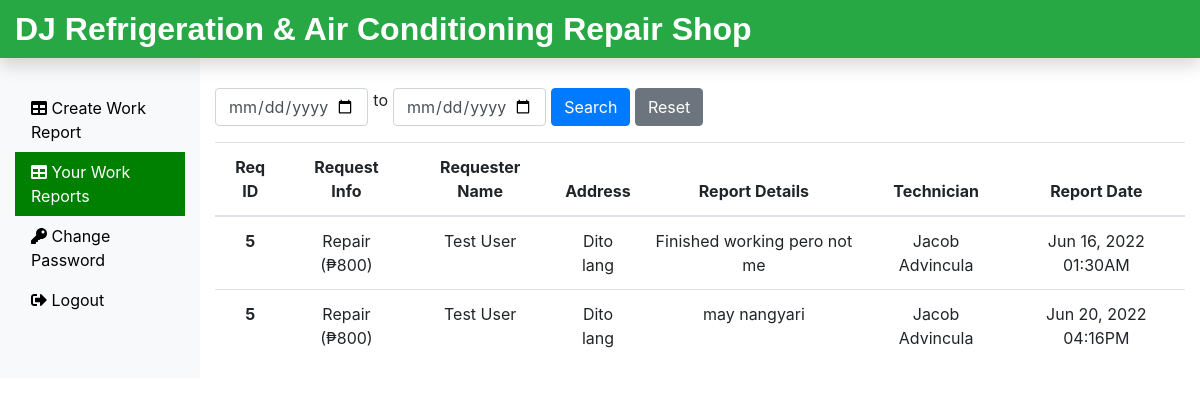
/sms-softeng1/Technician/viewworkreports.php (signed in), run on the app's committed database.
### tables this page shows
CREATE TABLE IF NOT EXISTS `workreport_tb` (
  `report_id` int(11) NOT NULL AUTO_INCREMENT,
  `assignwork_id` int(11) NOT NULL DEFAULT 0,
  `report_details` text NOT NULL,
  `created_at` timestamp NOT NULL DEFAULT current_timestamp(),
  `technician_id` int(11) DEFAULT NULL,
  PRIMARY KEY (`report_id`) USING BTREE
);

CREATE TABLE IF NOT EXISTS `assignwork_tb` (
  `rno` int(11) NOT NULL AUTO_INCREMENT,
  `request_id` int(11) NOT NULL,
  `request_info` text NOT NULL,
  `request_desc` text NOT NULL,
  `request_quantity` int(11) DEFAULT NULL,
  `requester_name` varchar(60) NOT NULL,
  `requester_add1` text NOT NULL,
  `requester_add2` text NOT NULL,
  `requester_city` varchar(60) NOT NULL,
  `requester_state` varchar(60) NOT NULL,
  `requester_zip` int(11) NOT NULL,
  `requester_email` varchar(60) NOT NULL,
  `requester_mobile` bigint(11) NOT NULL,
  `assign_tech` varchar(60) NOT NULL,
  `assign_date` date NOT NULL,
  `requester_id` int(11) NOT NULL,
  PRIMARY KEY (`rno`)
);

CREATE TABLE IF NOT EXISTS `requestinfo_tb` (
  `ri_id` bigint(20) NOT NULL AUTO_INCREMENT,
  `ri_details` varchar(128) NOT NULL,
  `ri_price` double NOT NULL DEFAULT 0,
  PRIMARY KEY (`ri_id`)
);

### sms-softeng1/Technician/viewworkreports.php (the view, shortened to what this page needs)
<?php
include('includes/header.php');
include('../dbConnection.php');
 if(isset($_SESSION['technician'])){
  $technician = $_SESSION["technician"];
 } else {
  echo "<script> location.href='login.php'; </script>";
 }
?>
<div class="col-sm-9 col-md-10 mt-5 text-center">
  <form action="" method="POST" class="d-print-none">
    <div class="form-row">
      <div class="form-group col-md-2">
        <input type="date" class="form-control" id="startdate" name="startdate">
      </div> <span> to </span>
      <div class="form-group col-md-2">
        <input type="date" class="form-control" id="enddate" name="enddate">
      </div>
      <div class="form-group">
        <input type="submit" class="btn btn-primary" name="searchsubmit" value="Search">
        <input type="submit" class="btn btn-secondary" name="searchreset" value="Reset">
      </div>
    </div>
  </form>
  <?php
  $sql = "
    SELECT *
    FROM workreport_tb
    LEFT JOIN assignwork_tb
    ON assignwork_tb.rno=workreport_tb.assignwork_id
    LEFT JOIN requestinfo_tb
    ON assignwork_tb.request_info=requestinfo_tb.ri_id
    WHERE
    ";
  $sql = $sql . "technician_id=" . $technician["empid"];
  $result = $conn->query($sql);
  if ($result->num_rows > 0) {
  ?>
  <table class="table">
    <thead>
      <tr>
        <th scope="col">Req ID</th>
        <th scope="col">Request Info</th>
        <th scope="col">Requester Name</th>
        <th scope="col">Address</th>
        <th scope="col">Report Details</th>
        <th scope="col">Technician</th>
        <th scope="col">Report Date</th>
      </tr>
    </thead>
    <tbody>
      <?php
      while ($row = $result->fetch_assoc()) {
      ?>
      <tr>
        <th scope="row">
          <?php echo $row["request_id"]?>
        </th>
        <td scope="row">
          <?php echo $row["ri_details"]?>
          <span>
            (₱<?php echo $row["ri_price"]?>)
          </span>
        </td>
        <td scope="row">
          <?php echo $row["requester_name"]?>
        </td>
        <td scope="row">
          <?php echo $row["requester_add1"]?>
        </td>
        <td scope="row">
          <?php echo $row["report_details"]?>
        </td>
        <td scope="row">
          <?php echo $row["assign_tech"]?>
        </td>
        <td scope="row">
          <?php echo DateTime::createFromFormat("Y-m-d H:i:s", $row["created_at"])->format('M d, Y h:iA')?>
        </td>
      </tr>
      <?php
      }
      ?>
    </tbody>
  </table>
  <?php
  } else {
  ?>
    <div class='alert alert-warning col-sm-6 ml-5 mt-2' role='alert'>
      No Records Found!
    </div>
  <?php } ?>
</div>
<?php
include('includes/footer.php');
?>

### data on the page
workreport_tb: assignwork_tb.request_id "5", requestinfo_tb.ri_details "Repair", requestinfo_tb.ri_price "800", assignwork_tb.requester_name "Test User", assignwork_tb.requester_add1 "Dito lang", report_details "Finished working pero not me", assignwork_tb.assign_tech "Jacob Advincula", created_at "Jun 16, 2022 01:30AM"
workreport_tb: assignwork_tb.request_id "5", requestinfo_tb.ri_details "Repair", requestinfo_tb.ri_price "800", assignwork_tb.requester_name "Test User", assignwork_tb.requester_add1 "Dito lang", report_details "may nangyari", assignwork_tb.assign_tech "Jacob Advincula", created_at "Jun 20, 2022 04:16PM"
